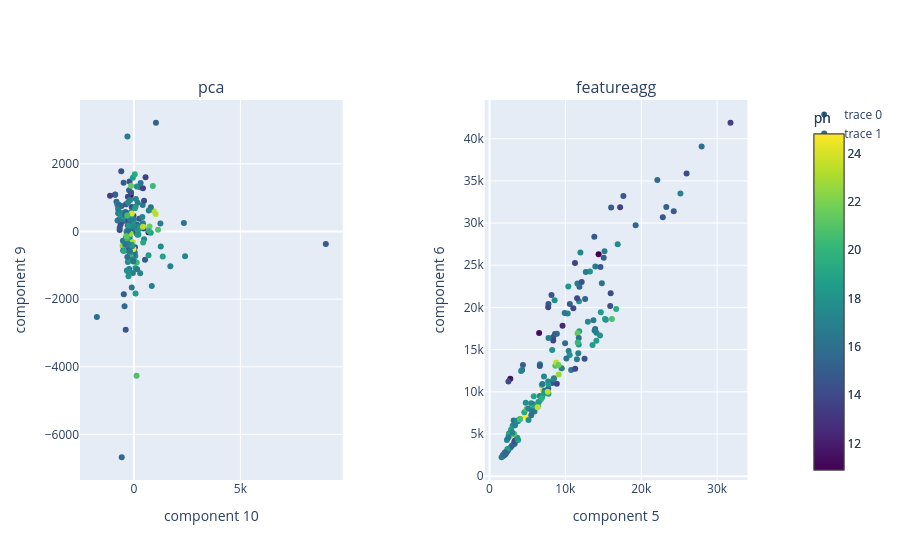

Notebook code cell kept with this figure:
### Code cell
fig = make_subplots(1,2, specs=[[{"secondary_y": True}, {"secondary_y": True}]], 
                    subplot_titles=['pca', 'featureagg'])#, specs=[[{"secondary_y": True}, {"secondary_y": True}]], subplot_titles=['RF Feature Importances', 'LCEN Selected Features'])

for i, feat in enumerate(['pca', 'featureagg']):
    model = getattr(ss_f, f'rm_{feat}_br_RandomForestRegressor')

    selected_features = model['selected_features']
    selected_vals = model['selected_vals']
    raw = getattr(ss_f, f'rm_{feat}')
    xaxis = getattr(ss_f, f'rm_xaxis')
    
    kwargs_pca = {'feat': raw,
    'mode': 'markers',
    'marker': {'color': ss_f.ph,
    'colorscale': 'Viridis',
    'showscale': True,
    'colorbar': {'title': 'ph'}}}
    
    # feature_importances = model['P'][0].best_estimator_.feature_importances_

    feature_importances = model['P'].feature_importances_
    feature_importances = feature_importances / np.max(feature_importances)
    plotter = pm(selected_features=selected_features, raw=raw, fig=fig, xaxis=xaxis,row=1,col=i+1, xaxis_label=f'component {selected_features[0]}', yaxis_label = f'component {selected_features[1]}', selected_vals=selected_vals, plot_importances=True)
    plotter.plot_pca(**kwargs_pca)

fig.show()

### Figure 1 — Plotly figure (JSON) as saved in the notebook; plotly's stock layout.template omitted (floating-point values rounded to 4 significant figures; data arrays with more than 128 entries replaced by an {"elided": "..."} marker saying what was removed)
{"data": [{"marker": {"color": {"elided": "172 float values"}, "colorbar": {"title": {"text": "ph"}}, "colorscale": [[0, "#440154"], [0.1111, "#482878"], [0.2222, "#3e4989"], [0.3333, "#31688e"], [0.4444, "#26828e"], [0.5556, "#1f9e89"], [0.6667, "#35b779"], [0.7778, "#6ece58"], [0.8889, "#b5de2b"], [1, "#fde725"]], "showscale": true}, "mode": "markers", "type": "scatter", "x": {"elided": "172 float values"}, "xaxis": "x", "y": {"elided": "172 float values"}, "yaxis": "y"}, {"marker": {"color": {"elided": "172 float values"}, "colorbar": {"title": {"text": "ph"}}, "colorscale": [[0, "#440154"], [0.1111, "#482878"], [0.2222, "#3e4989"], [0.3333, "#31688e"], [0.4444, "#26828e"], [0.5556, "#1f9e89"], [0.6667, "#35b779"], [0.7778, "#6ece58"], [0.8889, "#b5de2b"], [1, "#fde725"]], "showscale": true}, "mode": "markers", "type": "scatter", "x": {"elided": "172 float values"}, "xaxis": "x2", "y": {"elided": "172 float values"}, "yaxis": "y3"}], "layout": {"annotations": [{"font": {"size": 16}, "showarrow": false, "text": "pca", "x": 0.185, "xanchor": "center", "xref": "paper", "y": 1, "yanchor": "bottom", "yref": "paper"}, {"font": {"size": 16}, "showarrow": false, "text": "featureagg", "x": 0.755, "xanchor": "center", "xref": "paper", "y": 1, "yanchor": "bottom", "yref": "paper"}], "xaxis": {"anchor": "y", "domain": [0, 0.37], "title": {"text": "component 10"}}, "xaxis2": {"anchor": "y3", "domain": [0.57, 0.94], "title": {"text": "component 5"}}, "yaxis": {"anchor": "x", "domain": [0, 1], "title": {"text": "component 9"}}, "yaxis2": {"anchor": "x", "overlaying": "y", "side": "right", "title": {"text": "component 9"}}, "yaxis3": {"anchor": "x2", "domain": [0, 1], "title": {"text": "component 6"}}, "yaxis4": {"anchor": "x2", "overlaying": "y3", "side": "right", "title": {"text": "component 6"}}}}
